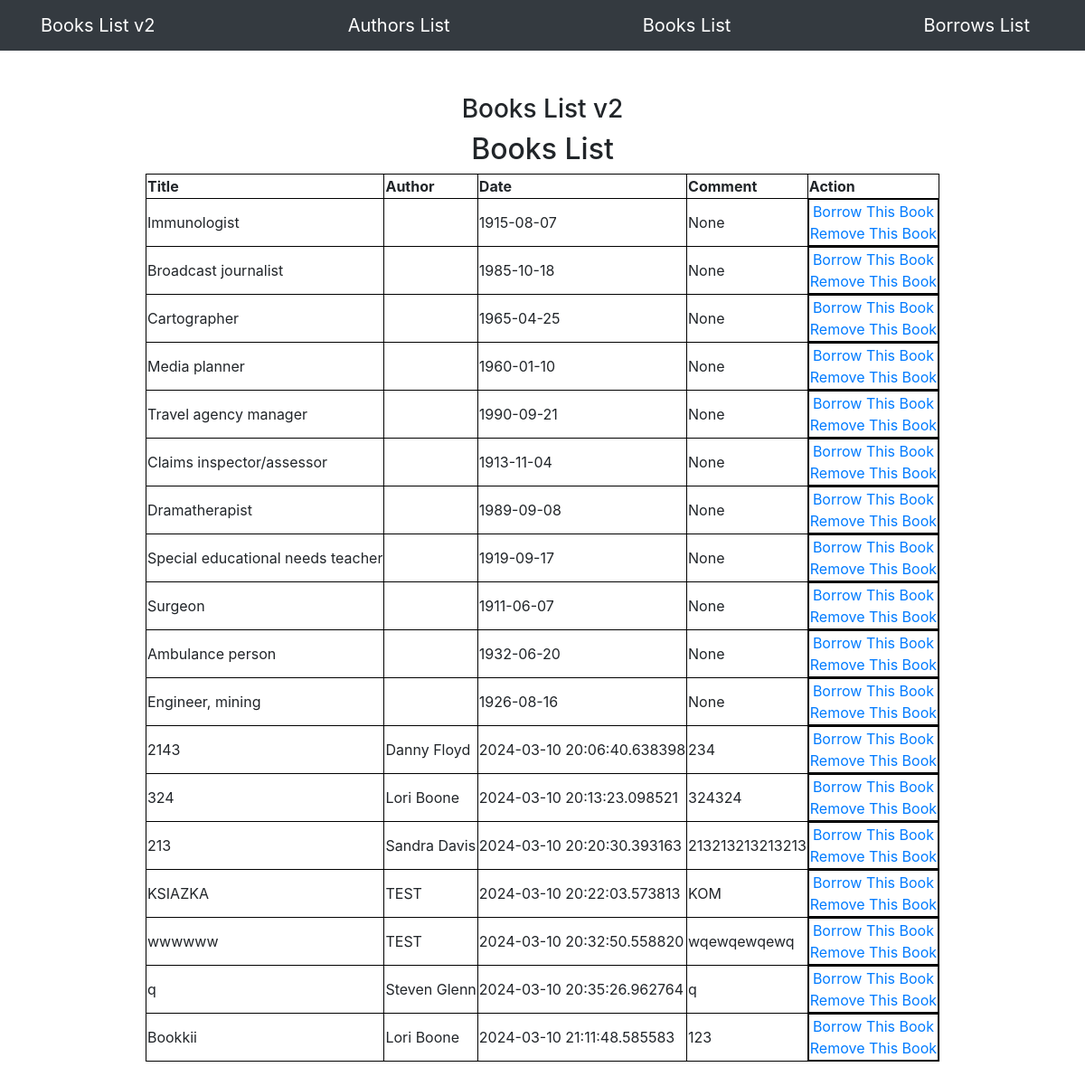
Before: /books with the older database file.
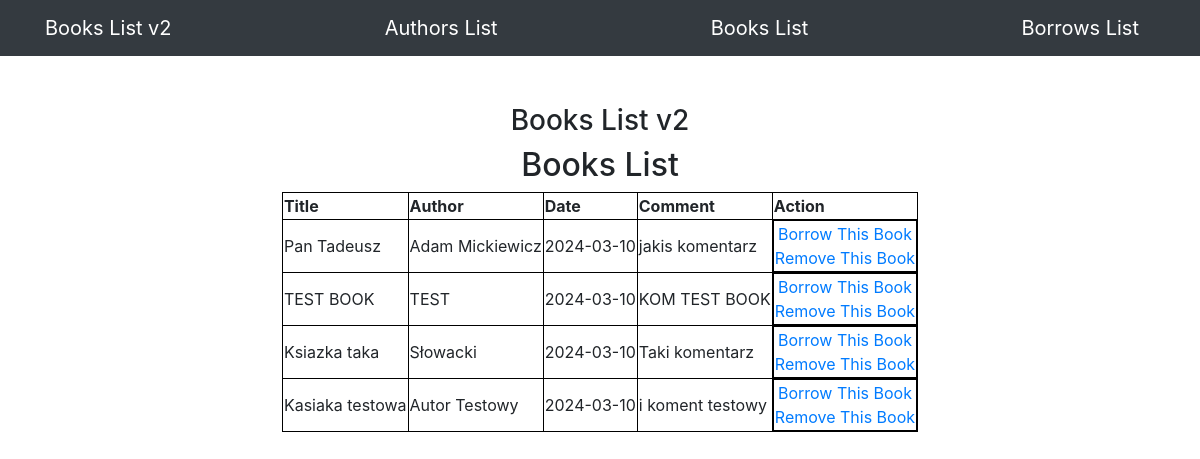
After: the same page with the newer database file.
### app/models.py (models this page shows, shortened)
class Book(db.Model):
    id = db.Column(db.Integer, primary_key=True)
    title = db.Column(db.String(100), index=True)
    date = db.Column(db.String(100), index=True, default=datetime.today().strftime('%Y-%m-%d'))
    comment = db.Column(db.String(100), index=True)
    author_id = db.Column(db.Integer, db.ForeignKey('author.id'))
    borrows = db.relationship("Borrow", back_populates="book")

class Author(db.Model):
    id = db.Column(db.Integer, primary_key=True)
    name = db.Column(db.String(100), index=True, unique=True)
    comment = db.Column(db.String(100), index=True)
    books = db.relationship("Book", backref="author")

### app/routes.py (the view)
@app.route('/books', methods=["GET"])
def books_view():
    books = Book.query.all()
    return render_template("books.html", books=books)

### app/templates/books.html
{% extends "base.html" %}
{% block content %}
<div class="d-flex flex-column justify-content-center align-items-center">
    <div class="col-lg-12 text-center">
        <h3 class="mt-5">Books List v2</h3>
        <h2>Books List</h2>
    </div>
    <table class="mb-5">
        <thead>
        <th>Title</th>
        <th>Author</th>
        <th>Date</th>
        <th>Comment</th>
        <th>Action</th>
        </thead>
        {% for book in books %}
        <tr>
            <td>{{ book.title }}</a></td>
            <td>{{ book.author.name }}</td>
            <td>{{ book.date }}</td>
            <td>{{ book.comment }}</td>
            <td class="d-flex flex-column justify-content-center align-items-center">
                <a href="/addborrow/{{ loop.index }}">Borrow This Book</a>
                <a href="/removebook/{{ book.id }}">Remove This Book</a>
            </td>
        </tr>
        {% endfor %}
    </table>
</div>
{% endblock %}

Changed rows visible on the page:
removed Book: title "Immunologist", date "1915-08-07", comment "None"
removed Book: title "Broadcast journalist", date "1985-10-18", comment "None"
removed Book: title "Cartographer", date "1965-04-25", comment "None"
removed Book: title "Travel agency manager", date "1990-09-21", comment "None"
removed Book: title "Claims inspector/assessor", date "1913-11-04", comment "None"
removed Book: title "Dramatherapist", date "1989-09-08", comment "None"
removed Book: title "Special educational needs teacher", date "1919-09-17", comment "None"
removed Book: title "Surgeon", date "1911-06-07", comment "None"
removed Book: title "Ambulance person", date "1932-06-20", comment "None"
removed Book: title "Engineer, mining", date "1926-08-16", comment "None"
removed Book: title "2143", author.name "Danny Floyd", date "2024-03-10 20:06:40.638398", comment "234"
removed Book: title "324", author.name "Lori Boone", date "2024-03-10 20:13:23.098521", comment "324324"
removed Book: title "213", author.name "Sandra Davis", date "2024-03-10 20:20:30.393163", comment "213213213213213"
removed Book: title "KSIAZKA", author.name "TEST", date "2024-03-10 20:22:03.573813", comment "KOM"
removed Book: title "wwwwww", author.name "TEST", date "2024-03-10 20:32:50.558820", comment "wqewqewqewq"
removed Book: title "q", author.name "Steven Glenn", date "2024-03-10 20:35:26.962764", comment "q"
removed Book: title "Bookkii", author.name "Lori Boone", date "2024-03-10 21:11:48.585583", comment "123"
added Book: title "Pan Tadeusz", author.name "Adam Mickiewicz", date "2024-03-10", comment "jakis komentarz"
added Book: title "TEST BOOK", author.name "TEST", date "2024-03-10", comment "KOM TEST BOOK"
added Book: title "Ksiazka taka", author.name "Słowacki", date "2024-03-10", comment "Taki komentarz"
changed Book: title "Media planner" → "Kasiaka testowa"; author.name (not shown) → "Autor Testowy"; date "1960-01-10" → "2024-03-10"; comment "None" → "i koment testowy"
